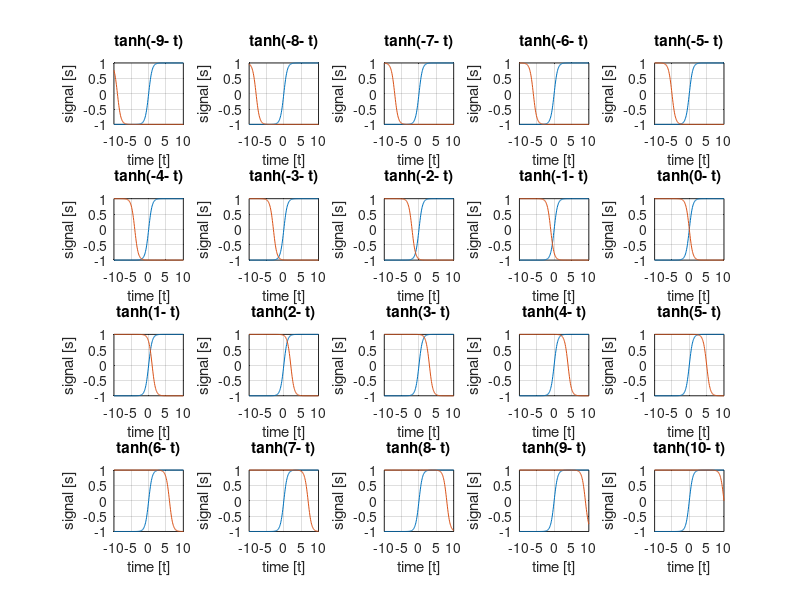

MATLAB code for this plot:
%Plot the signal x(t) = tanh(t) together with its time-reversed and shifted
%versions yu(t) = x(u− t) with u an integer in the range [−9,10]. Make
%sure that each couple (x,yu) is plotted on a diﬀerent area of a 4 × 5 grid,
%and that the time span of each plot is [−10,10]. You will need to check
%how a for cycle works to solve the exercise.

t = -10:0.1:10;

s1 = tanh(t);

figure
for u = -9:10
    s2 = tanh(u - t);
    subplot(4, 5, u + 10);
    plot(t, s1, t, s2)
    grid on
    title(strcat('tanh(', num2str(u), '- t)'))
    xlabel('time [t]')
    ylabel('signal [s]')
end
